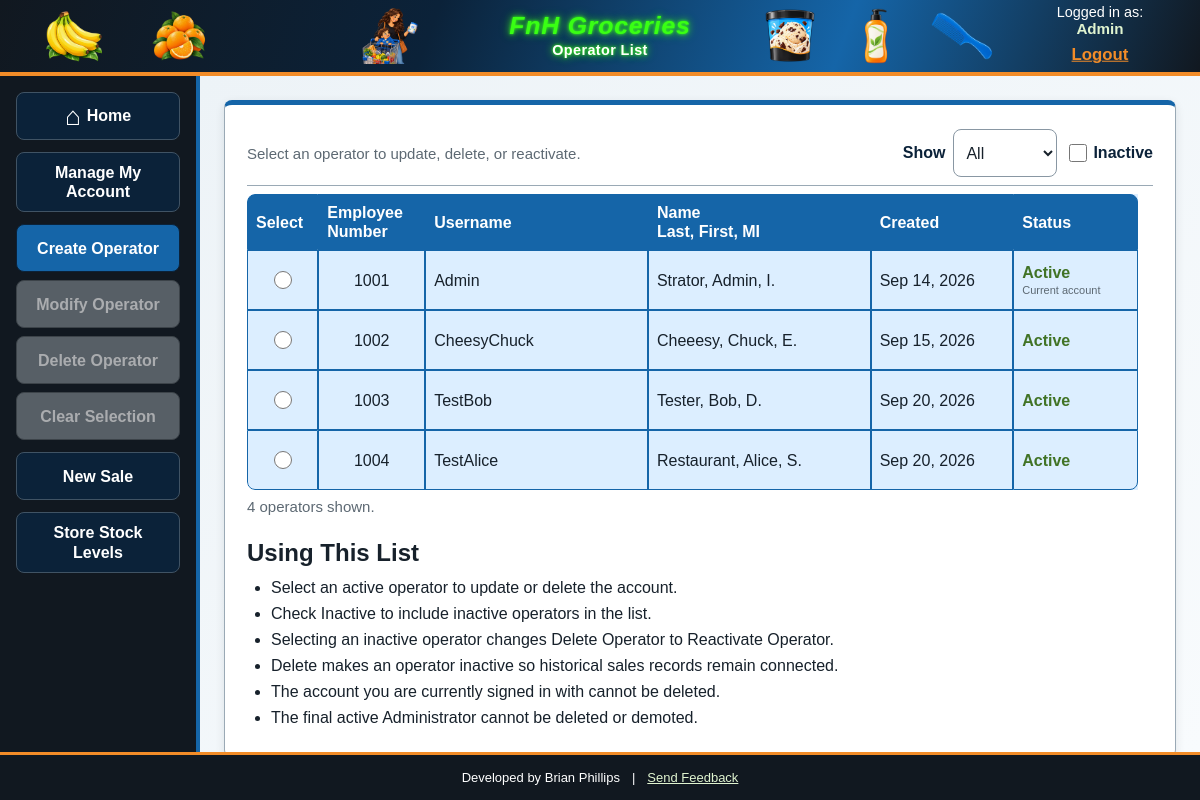
Page /operators/operator_list.php (signed in) on the committed database.
### tables this page shows
CREATE TABLE operator (
	OperatorID int NOT NULL AUTO_INCREMENT PRIMARY KEY,
	StoreID int NOT NULL,
	EmployeeNumber int DEFAULT NULL UNIQUE,
	Username varchar(50) NOT NULL UNIQUE,
	PasswordHash varchar(255) NOT NULL,
	FirstName varchar(60) NOT NULL,
	MiddleInitial char(1) DEFAULT NULL,
	LastName varchar(60) NOT NULL,
	Email varchar(120) NOT NULL UNIQUE,
	Phone char(10) DEFAULT NULL CHECK (Phone IS NULL OR Phone REGEXP '^[0-9]{10}$'),
	Role enum('Pending','Administrator','Operator') NOT NULL DEFAULT 'Pending',
	HireDate date DEFAULT NULL,
	Active tinyint(1) NOT NULL DEFAULT 1,
	CreatedAt timestamp NOT NULL DEFAULT CURRENT_TIMESTAMP,
	INDEX idx_operator_name (LastName, FirstName),
	INDEX idx_operator_store (StoreID),
	FOREIGN KEY (StoreID) REFERENCES store(StoreID)
);

### includes/access_control.php (called while the page is built, shortened)
<?php
function escapeOutput($value)
{
    return htmlspecialchars(
        (string) $value,
        ENT_QUOTES,
        'UTF-8'
    );
}

### operators/operator_list.php (the view, shortened to what this page needs)
<?php
require_once __DIR__ . '/../includes/access_control.php';
$databaseConnection = connectDatabase();
$roleFilter = $_GET['role'] ?? 'all';
$showInactive =
    ($_GET['show_inactive'] ?? '')
    ===
    '1';
$showAllRoles =
    $roleFilter === 'all';
$operatorListStatement =
    $databaseConnection->prepare(
        '
        SELECT
            OperatorID,
            EmployeeNumber,
            Username,
            FirstName,
            LastName,
            FullName,
            Role,
            Active,
            CreatedAt
        FROM vw_operatorlist
        WHERE
            (:showInactive = 1 OR Active = 1)
            AND
            (:showAllRoles = 1 OR Role = :roleFilter)
        ORDER BY
            EmployeeNumber ASC,
            Username ASC
        '
    );
$operatorListStatement->execute([
    ':showInactive' => $showInactive ? 1 : 0,
    ':showAllRoles' => $showAllRoles ? 1 : 0,
    ':roleFilter' => $roleFilter
]);
$operatorRecords =
    $operatorListStatement->fetchAll();
require __DIR__ . '/../includes/header.php';
?>
<section class="content-panel operator-list-panel">
    <div class="page-intro operator-list-intro">
        <div class="operator-list-heading">
            <p>
                Select an operator to update, delete, or reactivate.
            </p>
        </div>
        <form
            method="get"
            class="operator-filter-form"
        >
            <div class="operator-filter-field">
                <label for="roleFilter">
                    Show
                </label>
                <select
                    id="roleFilter"
                    name="role"
                    onchange="this.form.submit()"
                >
                    <option
                        value="all"
                        <?= $roleFilter === 'all' ? 'selected' : '' ?>
                    >
                        All
                    </option>
                </select>
            </div>
            <div class="operator-filter-field">
                <label
                    for="showInactive"
                    class="operator-inactive-label"
                >
                    <input
                        type="checkbox"
                        id="showInactive"
                        name="show_inactive"
                        value="1"
                        <?= $showInactive ? 'checked' : '' ?>
                        onchange="this.form.submit()"
                    >
                    <span>
                        Inactive
                    </span>
                </label>
            </div>
        </form>
    </div>
    <form
        id="operatorSelectionForm"
        method="post"
        class="operator-selection-form"
    >
        <?php if (count($operatorRecords) === 0): ?>
            <div class="operator-table-empty">
                No operators were found.
            </div>
        <?php else: ?>
            <div
                class="table-container"
                tabindex="0"
                aria-label="Operator list. Scroll horizontally if needed."
            >
                <table class="operator-table">
                    <colgroup>
                        <col class="operator-column-select">
                        <col class="operator-column-employee">
                        <col class="operator-column-username">
                        <col class="operator-column-name">
                        <col class="operator-column-created">
                        <col class="operator-column-status">
                    </colgroup>
                    <thead>
                        <tr>
                            <th class="operator-heading-select">
                                Select
                            </th>
                            <th class="operator-heading-employee">
                                <span>
                                    Employee
                                </span>
                                <span class="operator-heading-second-line">
                                    Number
                                </span>
                            </th>
                            <th>
                                Username
                            </th>
                            <th>
                                <span>
                                    Name
                                </span>
                                <span class="operator-heading-second-line">
                                    Last, First, MI
                                </span>
                            </th>
                            <th>
                                Created
                            </th>
                            <th>
                                Status
                            </th>
                        </tr>
                    </thead>
                    <tbody>
                        <?php foreach ($operatorRecords as $operatorRecord): ?>
                            <?php
                            $isCurrentOperator =
                                (int)$operatorRecord['OperatorID']
                                ===
                                (int)$_SESSION['operator_id'];
                            $isActiveOperator =
                                (int)$operatorRecord['Active']
                                ===
                                1;
                            $radioClass =
                                'operator-select-radio';
                            if ($isCurrentOperator) {
                                $radioClass .=
                                    ' operator-select-radio-protected operator-select-radio-current';
                            }
                            $createdAtDisplay =
                                $operatorRecord['CreatedAt']
                                    ? date(
                                        'M j, Y',
                                        strtotime(
                                            $operatorRecord['CreatedAt']
                                        )
                                    )
                                    : '';
                            ?>
                            <tr>
                                <td class="operator-select-cell">
                                    <label
                                        class="operator-radio-label"
                                        for="operator_<?= (int)$operatorRecord['OperatorID'] ?>"
                                    >
                                        <input
                                            type="radio"
                                            id="operator_<?= (int)$operatorRecord['OperatorID'] ?>"
                                            name="id"
                                            value="<?= (int)$operatorRecord['OperatorID'] ?>"
                                            class="<?= $radioClass ?>"
                                            data-active="<?= $isActiveOperator ? '1' : '0' ?>"
                                            data-current="<?= $isCurrentOperator ? '1' : '0' ?>"
                                            required
                                        >
                                    </label>
                                </td>
                                <td class="operator-employee-cell">
                                    <?= escapeOutput($operatorRecord['EmployeeNumber']) ?>
                                </td>
                                <td class="operator-username-cell">
                                    <?= escapeOutput($operatorRecord['Username']) ?>
                                </td>
                                <td class="operator-name-cell">
                                    <?= escapeOutput($operatorRecord['FullName']) ?>
                                </td>
                                <td class="operator-created-cell">
                                    <?= escapeOutput($createdAtDisplay) ?>
                                </td>
                                <td class="operator-status-cell">
                                    <?php if ($isActiveOperator): ?>
                                        <span class="status-active">
                                            Active
                                        </span>
                                    <?php else: ?>
                                        <span class="status-inactive">
                                            Inactive
                                        </span>
                                    <?php endif; ?>
                                    <?php if ($isCurrentOperator): ?>
                                        <span class="status-context">
                                            Current account
                                        </span>
                                    <?php endif; ?>
                                </td>
                            </tr>
                        <?php endforeach; ?>
                    </tbody>
                </table>
            </div>
            <p class="operator-list-count">
                <?= count($operatorRecords) ?>
                operator<?= count($operatorRecords) === 1 ? '' : 's' ?> shown.
            </p>
        <?php endif; ?>
    </form>
    <div class="operator-list-help">
        <h2>
            Using This List
        </h2>
        <ul>
            <li>
                Select an active operator to update or delete the account.
            </li>
            <li>
                Check Inactive to include inactive operators in the list.
            </li>
            <li>
                Selecting an inactive operator changes Delete Operator to Reactivate Operator.
            </li>
            <li>
                Delete makes an operator inactive so historical sales records remain connected.
            </li>
            <li>
                The account you are currently signed in with cannot be deleted.
            </li>
            <li>
                The final active Administrator cannot be deleted or demoted.
            </li>
        </ul>
    </div>
</section>
<?php
require __DIR__ . '/../includes/footer.php';
?>

### assets/css/styles.css (style rules this page uses)
:root { --shared-blue-color: #1565a8; --theme-primary-dark-color: #0b2239; --theme-primary-light-color: #dceeff; --theme-black-color: #111820; --theme-orange-color: #f28c28; --theme-orange-dark-color: #c9660e; --theme-light-green-color: #dff3cf; --theme-green-color: #5f913e; --neon-green-color: #39ff14; --page-background-color: #edf3f7; --page-background-light-color: #f8fbfd; --panel-background-color: #ffffff; --main-text-color: #17212b; --secondary-text-color: #5d6973; --standard-border-color: #9aa9b5; --input-border-color: #8997a3; --navigation-border-color: #405364; --navigation-text-color: #d9e1e7; --success-color: #417326; --success-background-color: #e7f5dd; --danger-color: #a33131; --danger-background-color: #f9e4e4; --danger-border-color: #d9aaaa; --warning-background-color: #fff0d7; --warning-border-color: #e3b76d; --information-background-color: #e5f1fb; --disabled-background-color: #737b82; --disabled-border-color: #4d5459; --disabled-text-color: #e6e6e6; --minimum-touch-size: 3rem; --spacing-large: 1.5rem; --standard-border-radius: 0.5rem; --maximum-content-width: 68.75rem; --form-panel-width: 56.25rem; --main-action-button-width: 13.75rem; }
* { box-sizing: border-box; }
html, body { width: 100%; height: 100%; margin: 0; }
html { font-size: 100%; }
body { font-family: Arial, Helvetica, sans-serif; color: var(--main-text-color); background: var(--page-background-color); }
input, select, button { font: inherit; }
.content-panel { width: 100%; max-width: var(--maximum-content-width); margin: 0 auto; padding: 1rem; background: var(--panel-background-color); border: 0.0625rem solid var(--standard-border-color); border-top: 0.3125rem solid var(--shared-blue-color); border-radius: var(--standard-border-radius); box-shadow: 0 0.1875rem 0.625rem rgba(15, 30, 45, 0.10); }
.page-intro { width: 100%; margin: 0 0 1rem; padding: 0.125rem 0 0.75rem; border-bottom: 0.0625rem solid var(--standard-border-color); text-align: center; }
.page-intro p { margin: 0; color: var(--secondary-text-color); font-size: 0.9375rem; line-height: 1.4; }
input, select { width: 100%; min-height: var(--minimum-touch-size); padding: 0.625rem 0.75rem; border: 0.0625rem solid var(--input-border-color); border-radius: var(--standard-border-radius); background: white; color: var(--main-text-color); font-size: 1rem; }
@media (min-width: 40rem) { .content-panel { padding: 1.25rem; } }
@media (min-width: 64rem) { .content-panel { padding: 1.375rem; } }

### assets/css/layout.css (style rules this page uses)
:root { --header-height: 4.75rem; --footer-height: 3rem; --navigation-width: 10rem; --page-content-padding: 0.75rem; --header-title-clearance: 5.5rem; --header-user-space: 9rem; }
body { display: grid; grid-template-rows: var(--header-height) minmax(0, 1fr) var(--footer-height); overflow: hidden; }
@media (min-width: 40rem) { :root { --navigation-width: 11rem; --page-content-padding: 1rem; --header-title-clearance: 7rem; --header-user-space: 10rem; } }
@media (min-width: 64rem) { :root { --navigation-width: 12.5rem; --page-content-padding: 1.5rem; --header-title-clearance: 8.5rem; --header-user-space: 11.5rem; } }

### rows in the picture
operator: OperatorID "☐ Select Admin", EmployeeNumber "1001", Username "Admin", FullName "Strator, Admin, I.", CreatedAt "Sep 14, 2026", shows "Active", shows "Current account"
operator: OperatorID "☐ Select CheesyChuck", EmployeeNumber "1002", Username "CheesyChuck", FullName "Cheeesy, Chuck, E.", CreatedAt "Sep 15, 2026", shows "Active"
operator: OperatorID "☐ Select TestBob", EmployeeNumber "1003", Username "TestBob", FullName "Tester, Bob, D.", CreatedAt "Sep 20, 2026", shows "Active"
operator: OperatorID "☐ Select TestAlice", EmployeeNumber "1004", Username "TestAlice", FullName "Restaurant, Alice, S.", CreatedAt "Sep 20, 2026", shows "Active"

### other values in the picture
escapeOutput($headerPageTitle) "Operator List"
escapeOutput($headerUsername) "Admin"
escapeOutput($saleNavigationLabel) "New Sale"
count($operatorRecords) "4"
escapeOutput(DEVELOPER_NAME) "Brian Phillips"
